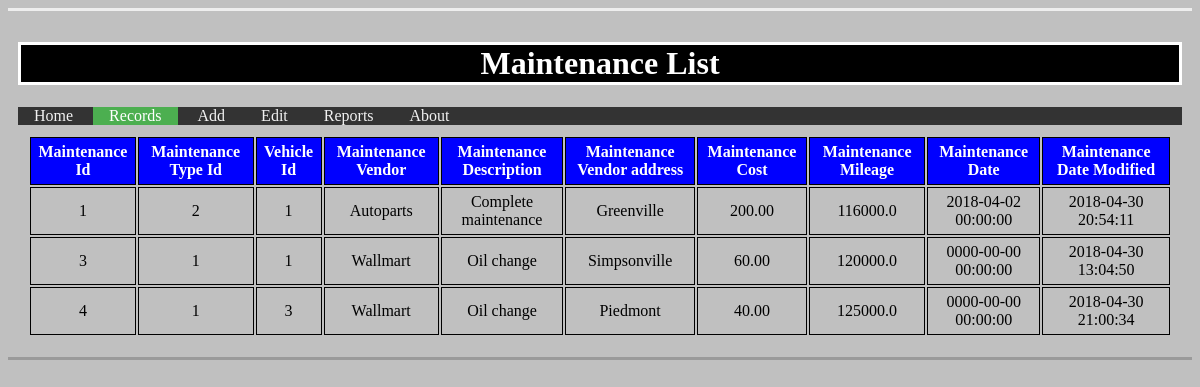
The page /show_maintenance.php on the database its author committed.
### tables this page shows
CREATE TABLE IF NOT EXISTS `maintenance` (
  `maintenance_id` int(12) NOT NULL AUTO_INCREMENT,
  `maintenance_type_id` int(12) NOT NULL,
  `vehicle_id` int(12) NOT NULL,
  `maintenance_vendor` varchar(100) NOT NULL,
  `maintenance_description` varchar(255) NOT NULL,
  `maintenance_vendor_address` varchar(255) NOT NULL,
  `maintenance_cost` decimal(10,2) NOT NULL,
  `maintenance_mileage` decimal(10,1) NOT NULL,
  `maintenance_date` datetime NOT NULL,
  `maintenance_date_modified` datetime NOT NULL,
  PRIMARY KEY (`maintenance_id`)
);

### show_maintenance.php (the view, shortened to what this page needs)
<?php
	require ('config.php');
	$query = 'SELECT * FROM maintenance' ;
	$statement = $db->prepare ($query);
	$statement->execute();
	$maintenances = $statement->fetchAll();
?>
<!DOCTYPE html>
<html>
<head>
<link href = "projectlab2Styles.css" rel = "stylesheet" type = "text/css" />
</head>
<body>
<main>
    <h1>Maintenance List</h1>
<ul>
	<li><a href="index.php">Home</a></li>
	<li><a class="active"href="projectlab2.php">Records</a></li>
	<li><a href="projectlab3.php">Add</a></li>
	<li><a href="projectlab4.php">Edit</a></li>
	<li><a href="reports.php">Reports</a></li>
	<li><a href="about.php">About</a></li>
</ul>
      <table>
    	<tr>
		<th> Maintenance Id </th>
		<th> Maintenance Type Id </th>
		<th> Vehicle Id </th>
		<th> Maintenance Vendor </th>
		<th> Maintenance Description </th>
		<th> Maintenance Vendor address </th>
		<th> Maintenance Cost </th>
		<th> Maintenance Mileage </th>
		<th> Maintenance Date </th>
		<th> Maintenance Date Modified </th>
	</tr>
	<?php foreach($maintenances as $maintenance) : ?>
	<tr>
	        <td><?php echo $maintenance['maintenance_id']; ?></td>
		<td><?php echo $maintenance['maintenance_type_id']; ?></td>
		<td><?php echo $maintenance['vehicle_id']; ?></td>
		<td><?php echo $maintenance['maintenance_vendor']; ?></td>
		<td><?php echo $maintenance['maintenance_description']; ?></td>
		<td><?php echo $maintenance['maintenance_vendor_address']; ?></td>
		<td><?php echo $maintenance['maintenance_cost']; ?></td>
		<td><?php echo $maintenance['maintenance_mileage']; ?></td>
		<td><?php echo $maintenance['maintenance_date']; ?></td>
		<td><?php echo $maintenance['maintenance_date_modified']; ?></td>
	</tr>
	<?php endforeach; ?>
      </table>
</main>
</body>
</html>

### projectlab2Styles.css (style rules this page uses)
body { background-color: silver; }
main { border-top: outset; border-bottom: outset; padding: 10px; }
table { padding: 10px; text-align: center; }
th, td { border: solid 1px black; padding: 5px; }
th { background-color: blue; color: white; }
h1 { text-align: center; background-color: black; border: solid; color: white; }
ul { list-style-type:none; margin: 0; padding: 0; background-color: #333; overflow: hidden; }
li { display: inline; }
li a { color: #f2f2f2; text-align: center; padding: 14px 16px; text-decoration: none; font-size 17px; }
li a.active { background-color: #4CAF50; color: white; }

### rows shown on the page
maintenance: maintenance_id "1", maintenance_type "2", vehicle "1", maintenance_vendor "Autoparts", maintenance_description "Complete maintenance", maintenance_vendor_address "Greenville", maintenance_cost "200.00", maintenance_mileage "116000.0", maintenance_date "2018-04-02 00:00:00", maintenance_date_modified "2018-04-30 20:54:11"
maintenance: maintenance_id "3", maintenance_type "1", vehicle "1", maintenance_vendor "Wallmart", maintenance_description "Oil change", maintenance_vendor_address "Simpsonville", maintenance_cost "60.00", maintenance_mileage "120000.0", maintenance_date "0000-00-00 00:00:00", maintenance_date_modified "2018-04-30 13:04:50"
maintenance: maintenance_id "4", maintenance_type "1", vehicle "3", maintenance_vendor "Wallmart", maintenance_description "Oil change", maintenance_vendor_address "Piedmont", maintenance_cost "40.00", maintenance_mileage "125000.0", maintenance_date "0000-00-00 00:00:00", maintenance_date_modified "2018-04-30 21:00:34"
